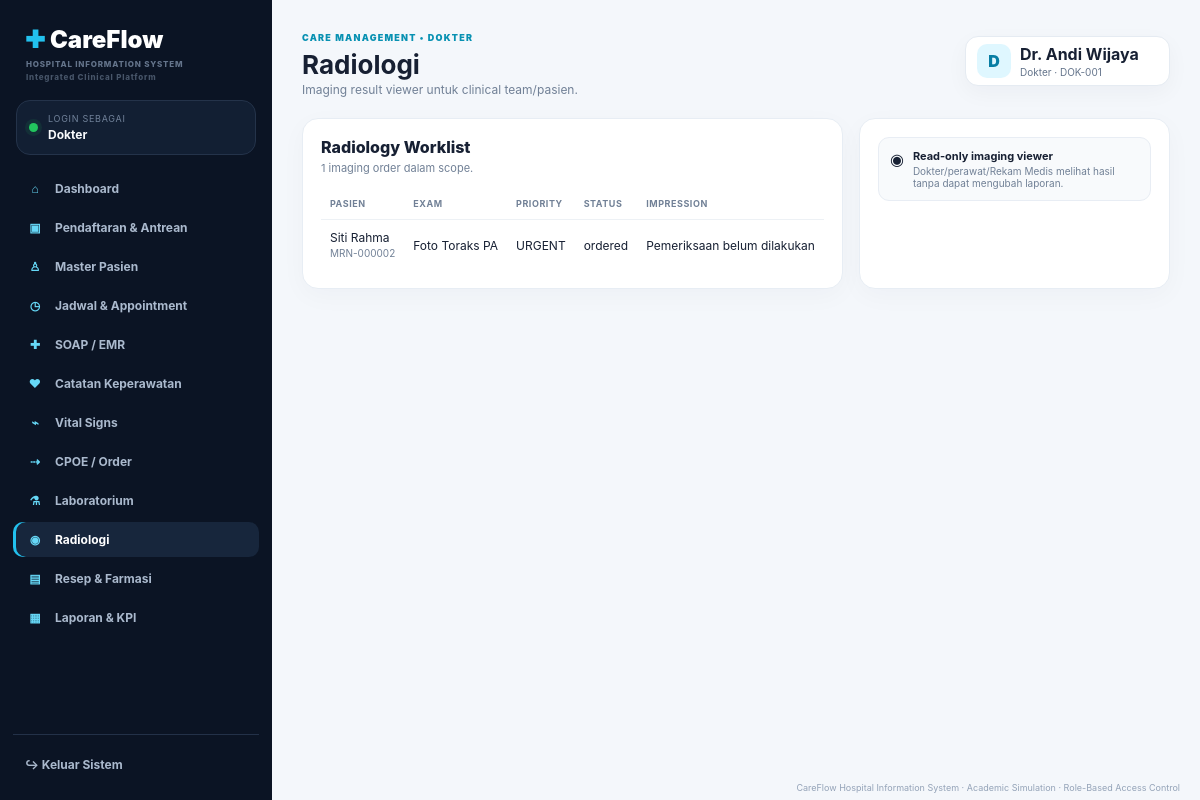
Screenshot of /radiology.php (signed in) with the database file from the repository.
### tables this page shows
CREATE TABLE cpoe_orders(id INT AUTO_INCREMENT PRIMARY KEY,encounter_id INT NOT NULL,patient_id INT NOT NULL,ordered_by INT NOT NULL,order_type VARCHAR(30) NOT NULL,priority VARCHAR(20) DEFAULT 'routine',order_name VARCHAR(180) NOT NULL,clinical_indication TEXT,instructions TEXT,status VARCHAR(30) DEFAULT 'ordered',ordered_at DATETIME DEFAULT CURRENT_TIMESTAMP,completed_at DATETIME NULL);

CREATE TABLE patients(id INT AUTO_INCREMENT PRIMARY KEY,user_id INT NULL,mrn VARCHAR(30) UNIQUE NOT NULL,name VARCHAR(120) NOT NULL,nik VARCHAR(30),gender VARCHAR(20) NOT NULL,birth_date DATE NOT NULL,blood_type VARCHAR(5),phone VARCHAR(30),address TEXT,emergency_contact VARCHAR(120),emergency_phone VARCHAR(30),insurance VARCHAR(80),created_at TIMESTAMP DEFAULT CURRENT_TIMESTAMP);

CREATE TABLE radiology_results(id INT AUTO_INCREMENT PRIMARY KEY,order_id INT NOT NULL,modality VARCHAR(80),technique TEXT,findings TEXT,impression TEXT,reported_by INT NULL,reported_at DATETIME NULL);

### config/auth.php (called while the page is built, shortened)
<?php
function h(?string $v): string { return htmlspecialchars((string)($v ?? ''),ENT_QUOTES,'UTF-8'); }
function current_role(): string{return $_SESSION['user']['role']??'';}
function is_role(string ...$roles): bool{return in_array(current_role(),$roles,true);}
?>

### radiology.php (the view, shortened to what this page needs)
<?php
require_once __DIR__.'/config/database.php'; require_once __DIR__.'/config/auth.php'; require_page('radiology.php');
$where="WHERE o.order_type='radiology'";$params=[];
if(is_role('patient')){$where.=' AND o.patient_id=? AND rr.reported_at IS NOT NULL';$params[] = current_patient_id($pdo)??0;}
elseif(is_role('doctor')){$where.=' AND EXISTS(SELECT 1 FROM encounters e WHERE e.id=o.encounter_id AND e.doctor_id=?)';$params[]=doctor_id($pdo);}
elseif(is_role('nurse')){$where.=' AND EXISTS(SELECT 1 FROM vital_signs v WHERE v.patient_id=o.patient_id AND v.recorded_at>=DATE_SUB(NOW(),INTERVAL 24 HOUR))';}
$sql="SELECT o.*,p.name patient,p.mrn,rr.id result_id,rr.modality,rr.technique,rr.findings,rr.impression,rr.reported_at FROM cpoe_orders o JOIN patients p ON p.id=o.patient_id LEFT JOIN radiology_results rr ON rr.order_id=o.id $where ORDER BY o.ordered_at DESC";$s=$pdo->prepare($sql);$s->execute($params);$orders=$s->fetchAll();include __DIR__.'/includes/header.php';?>
<div class="grid two"><div class="card"><div class="card-header"><div><h3 class="section-title">Radiology Worklist</h3><p class="section-subtitle"><?=count($orders)?> imaging order dalam scope.</p></div></div><div class="table-wrap"><table><tr><th>Pasien</th><th>Exam</th><th>Priority</th><th>Status</th><th>Impression</th></tr><?php foreach($orders as $o):?><tr><td><?=h($o['patient'])?><br><span class="mini"><?=h($o['mrn'])?></span></td><td><?=h($o['order_name'])?></td><td><?=h(strtoupper($o['priority']))?></td><td><?=h($o['status'])?></td><td><?=h($o['impression']?:'Pending')?></td></tr><?php endforeach;?></table></div></div>
<div class="card"><?php if(is_role('radiology')):?><div class="card-header"><div><h3 class="section-title">Radiology Report</h3><p class="section-subtitle">Final report dibuat radiolog. Setelah released, clinical team membaca secara read-only.</p></div></div><form method="post"><input type="hidden" name="csrf" value="<?=h(csrf_token())?>"><label>Order</label><select name="order_id" required><?php foreach($orders as $o):?><option value="<?=$o['id']?>">#<?=$o['id']?> — <?=h($o['patient'].' · '.$o['order_name'])?></option><?php endforeach;?></select><br><label>Modality</label><input name="modality" required placeholder="X-ray / CT / MRI / USG"><br><label>Technique</label><textarea name="technique" required></textarea><br><label>Findings</label><textarea name="findings" required></textarea><br><label>Impression</label><textarea name="impression" required></textarea><button class="btn primary" style="margin-top:10px">✓ Finalize Report</button></form><?php else:?><div class="notice"><div>◉</div><div><strong>Read-only imaging viewer</strong><span>Dokter/perawat/Rekam Medis melihat hasil tanpa dapat mengubah laporan.</span></div></div><?php endif;?></div></div><?php include __DIR__.'/includes/footer.php';?>

### assets/css/app.css (style rules this page uses)
* { box-sizing:border-box }
body { margin:0;font-family:Inter,ui-sans-serif,system-ui,-apple-system,"Segoe UI",sans-serif;background:#f4f7fb;color:#172033 }
.grid { display:grid;gap:16px }
.two { grid-template-columns:1.45fr 1fr }
.card { background:#fff;border:1px solid #e7edf4;border-radius:16px;padding:18px;box-shadow:0 7px 26px #17203308 }
.card-header { display:flex;justify-content:space-between;align-items:flex-start;gap:12px;margin-bottom:13px }
.section-title { font-size:16px;font-weight:800;margin:0 }
.section-subtitle { font-size:11px;color:#718096;margin:4px 0 0 }
.table-wrap { overflow:auto }
table { width:100%;border-collapse:collapse }
th,td { text-align:left;padding:10px 9px;border-bottom:1px solid #edf1f5;font-size:12px;white-space:nowrap }
th { color:#718096;font-size:9px;text-transform:uppercase;letter-spacing:.06em }
tr:last-child td { border-bottom:0 }
.notice { display:flex;gap:9px;align-items:flex-start;padding:11px;border-radius:11px;background:#f8fafc;border:1px solid #e8edf4 }
.notice strong { display:block;font-size:11px }
.notice span { display:block;color:#718096;font-size:10px;margin-top:2px }
.mini { font-size:10px;color:#718096 }

### rows the page displays
cpoe_orders: patient.name "Siti Rahma", patient.mrn "MRN-000002", order_name "Foto Toraks PA", priority "URGENT", status "ordered", radiology_results.impression "Pemeriksaan belum dilakukan"

### other values shown
role_label($role) "Dokter"
$item['icon'] "⌂"
$item['label'] "Dashboard"
$item['icon'] "▣"
$item['label'] "Pendaftaran & Antrean"
$item['icon'] "♙"
$item['label'] "Master Pasien"
$item['icon'] "◷"
$item['label'] "Jadwal & Appointment"
$item['icon'] "✚"
$item['label'] "SOAP / EMR"
$item['icon'] "♥"
$item['label'] "Catatan Keperawatan"
$item['icon'] "⌁"
$item['label'] "Vital Signs"
